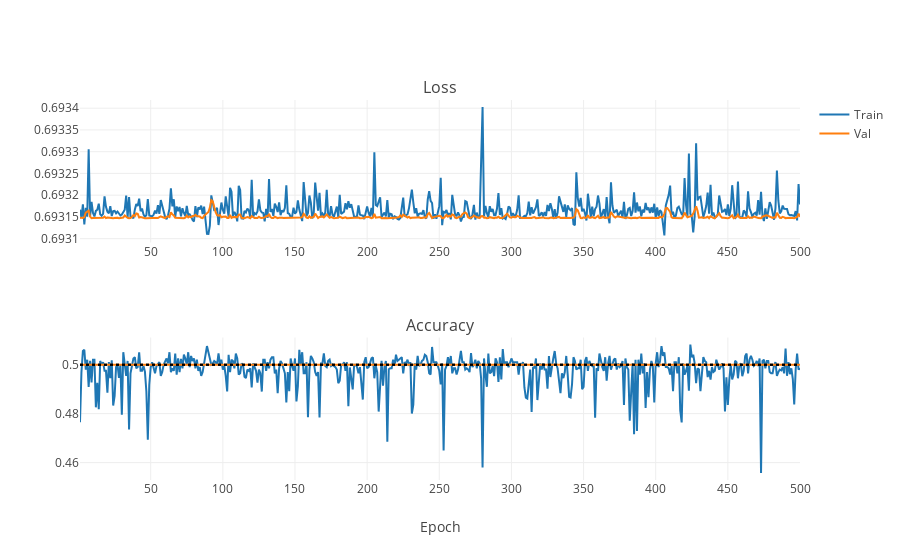

Notebook code cell kept with this figure:
### Markdown cell above
No luck. Perhaps the full network is needed after all. Since the GPU memory on my laptop is not enough to run lower than downscale=4, let's use an Azure (azure.com) virtual machine to train a full VGG network.

### Code cell
iplot(plot_training_stats("/DATA/Dropbox/LOOTRPV/Personal_programming/MachineLearning/Tutorials/ImageRecognition/workspace/VGGNet_zero.log"))

### Figure 1 — Plotly figure (JSON) as saved in the notebook; plotly's stock layout.template omitted (floating-point values rounded to 4 significant figures; data arrays with more than 128 entries replaced by an {"elided": "..."} marker saying what was removed)
{"data": [{"line": {"color": "#1F77B4"}, "name": "Train", "type": "scatter", "uid": "05b02909-165e-4c68-b24d-3fecc00221c3", "x": {"elided": "500 int values"}, "xaxis": "x", "y": {"elided": "500 float values"}, "yaxis": "y"}, {"line": {"color": "#FF7F0E"}, "name": "Val", "type": "scatter", "uid": "fd4e2a18-666b-4392-973e-3831a8dcebb4", "x": {"elided": "500 int values"}, "xaxis": "x", "y": {"elided": "500 float values"}, "yaxis": "y"}, {"line": {"color": "#1F77B4"}, "name": "Train", "showlegend": false, "type": "scatter", "uid": "6044fb25-3a17-4749-99a4-c3683e41f05a", "x": {"elided": "500 int values"}, "xaxis": "x2", "y": {"elided": "500 float values"}, "yaxis": "y2"}, {"line": {"color": "#FF7F0E"}, "name": "Val", "showlegend": false, "type": "scatter", "uid": "e31856dc-88c3-426b-ae2a-6ded30773ec5", "x": {"elided": "500 int values"}, "xaxis": "x2", "y": {"elided": "500 float values"}, "yaxis": "y2"}, {"line": {"color": "#000000", "dash": "dot"}, "mode": "lines", "name": "Always dogs", "showlegend": false, "type": "scatter", "uid": "f9375867-978b-42c5-a59d-843ffe26b769", "x": {"elided": "500 int values"}, "xaxis": "x2", "y": {"elided": "500 float values"}, "yaxis": "y2"}, {"line": {"color": "#000000", "dash": "dot"}, "mode": "lines", "name": "Always cats", "showlegend": false, "type": "scatter", "uid": "aa56cee0-1abc-4a65-b240-8f1d93249dbc", "x": {"elided": "500 int values"}, "xaxis": "x2", "y": {"elided": "500 float values"}, "yaxis": "y2"}], "layout": {"annotations": [{"font": {"size": 16}, "showarrow": false, "text": "Loss", "x": 0.5, "xanchor": "center", "xref": "paper", "y": 1, "yanchor": "bottom", "yref": "paper"}, {"font": {"size": 16}, "showarrow": false, "text": "Accuracy", "x": 0.5, "xanchor": "center", "xref": "paper", "y": 0.375, "yanchor": "bottom", "yref": "paper"}], "xaxis": {"anchor": "y", "domain": [0, 1]}, "xaxis2": {"anchor": "y2", "domain": [0, 1], "title": {"text": "Epoch"}}, "yaxis": {"anchor": "x", "domain": [0.625, 1], "type": "log"}, "yaxis2": {"anchor": "x2", "domain": [0, 0.375]}}}
